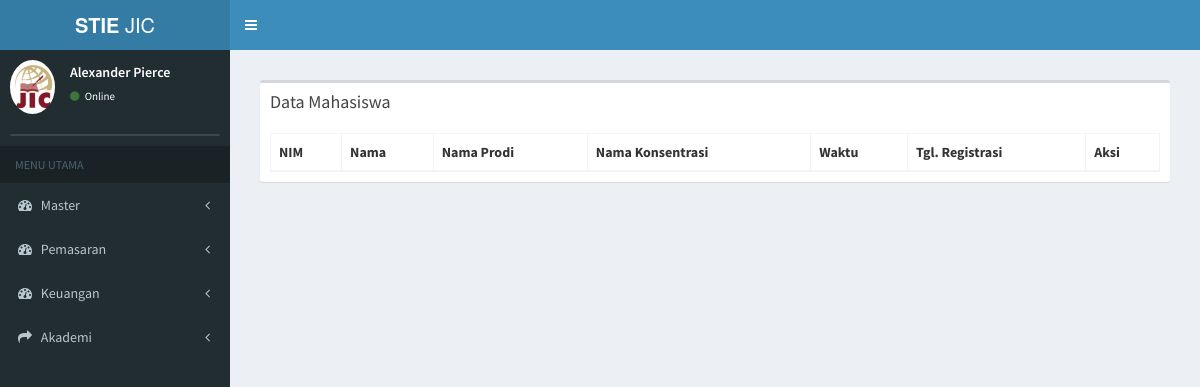
The page /index.php/mahasiswa/mahasiswa2 on the database as committed earlier.
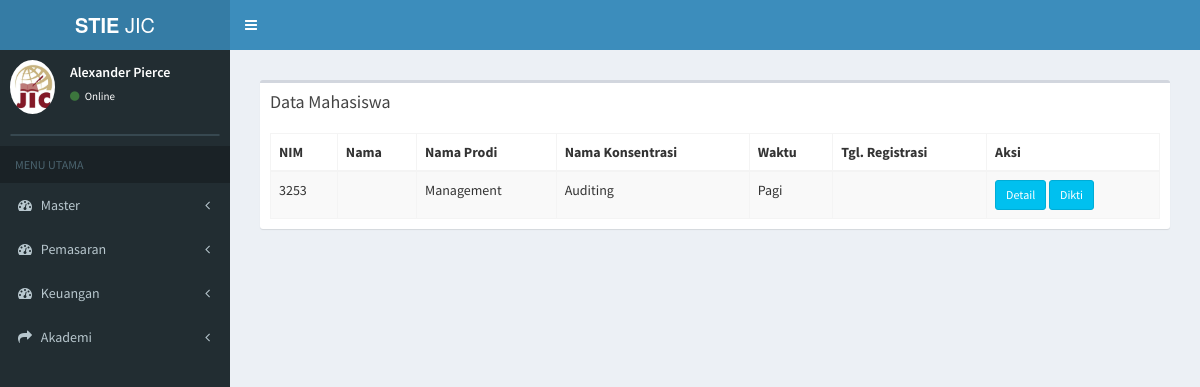
The same page on the database as committed later.
### tables this page shows
CREATE TABLE `tb_mahasiswa` (
  `id_mahasiswa` varchar(7) NOT NULL,
  `nim` varchar(15) NOT NULL,
  `status_mahasiswa` varchar(20) NOT NULL,
  `id_prodi` varchar(7) NOT NULL,
  `id_konsentrasi` varchar(7) NOT NULL,
  `id_angkatan` varchar(7) NOT NULL,
  `id_hasil_tes` varchar(20) NOT NULL,
  `id_sekolah` varchar(10) NOT NULL,
  `id_waktu` int(11) NOT NULL
);

CREATE TABLE `tb_prodi` (
  `id_prodi` varchar(6) NOT NULL,
  `nama_prodi` varchar(20) NOT NULL,
  `ketua_prodi` varchar(50) NOT NULL
);

CREATE TABLE `tb_konsentrasi` (
  `id_konsentrasi` varchar(6) NOT NULL,
  `nama_konsentrasi` varchar(20) NOT NULL,
  `id_prodi` varchar(6) NOT NULL
);

CREATE TABLE `tb_waktu` (
  `id_waktu` int(11) NOT NULL,
  `waktu` varchar(10) NOT NULL
);

### application/controllers/mahasiswa.php (called while the page is built, shortened)
<?php
class Mahasiswa extends CI_Controller {
	public function __construct()
	{
		$this->load->model('mahasiswa_model');
		$this->load->model('daftar_ulang_model');
		$this->load->model('konsentrasi_model');
	}
	public function mahasiswa2()
	{
			$data['mahasiswa'] = $this->mahasiswa_model->data_mahasiswa();
			$data['main_view'] = 'Mahasiswa/data_mahasiswa_view2';
			$this->load->view('template', $data);
	}
}

### index.php (called while the page is built, shortened)
<?php
require_once BASEPATH.'core/CodeIgniter.php';

### application/models/mahasiswa_model.php (called while the page is built, shortened)
<?php
class Mahasiswa_model extends CI_Model {
	public function data_mahasiswa(){
		return $this->db->join('tb_prodi','tb_prodi.id_prodi=tb_mahasiswa.id_prodi')
              ->join('tb_sekolah','tb_sekolah.id_sekolah=tb_mahasiswa.id_sekolah')
              ->join('tb_konsentrasi','tb_konsentrasi.id_konsentrasi=tb_mahasiswa.id_konsentrasi')
              ->join('tb_alamat','tb_alamat.id_mahasiswa=tb_mahasiswa.id_mahasiswa')
              ->join('tb_bio','tb_bio.id_mahasiswa=tb_mahasiswa.id_mahasiswa')
              ->join('tb_kontak','tb_kontak.id_mahasiswa=tb_mahasiswa.id_mahasiswa')
              ->join('tb_waktu','tb_waktu.id_waktu=tb_mahasiswa.id_waktu')
              ->join('tb_tgl_du','tb_tgl_du.id_mahasiswa=tb_mahasiswa.id_mahasiswa')
              ->where('status_mahasiswa', 'Aktif')
              ->get('tb_mahasiswa')
              ->result();
	}
}

### application/views/Mahasiswa/data_mahasiswa_view2.php (the view, shortened to what this page needs)
<section class="content">
      <div class="row">
        <div class="col-xs-12">
          <div class="box">
            <div class="box-header">
              <h3 class="box-title">Data Mahasiswa</h3>
            </div>
            <div class="box-body">
              <table id="example1" class="table table-bordered table-striped">
                <thead>
                <tr>
                  <th>NIM</th>
                  <th>Nama</th>
                  <th>Nama Prodi</th>
                  <th>Nama Konsentrasi</th>
                  <th>Waktu</th>
                  <th>Tgl. Registrasi</th>
                  <th>Aksi</th>
                </tr>
                </thead>
                <tbody>
                <?php
                foreach ($mahasiswa as $data) {
                  echo '
                <tr>
                  <td>'.$data->nim.'</td>
                  <td>'.$data->nama_du.'
                  </td>
                  <td>'.$data->nama_prodi.'</td>
                  <td>'.$data->nama_konsentrasi.'</td>
                  <td>'.$data->waktu.'</td>
                  <td>'.$data->tanggal_du.'</td>
                  <td>
                       <a href="'.base_url('mahasiswa/detail_mahasiswa/'.$data->id_du).'" class="btn btn-info btn-sm">Detail</a>
                       <a href="'.base_url('mahasiswa/tambah_mahasiswa/'.$data->id_du).'" class="btn btn-info btn-sm">Dikti</a>
                  </td>
                </tr>
                ';
              }
              ?>
                </tbody>
              </table>
            </div>
          </div>
        </div>
      </div>
    </section>

Rows that differ between the two databases and show on the page:
added tb_mahasiswa: nim "3253", id_prodi.nama_prodi "Management", id_konsentrasi.nama_konsentrasi "Auditing", id_waktu.waktu "Pagi"
